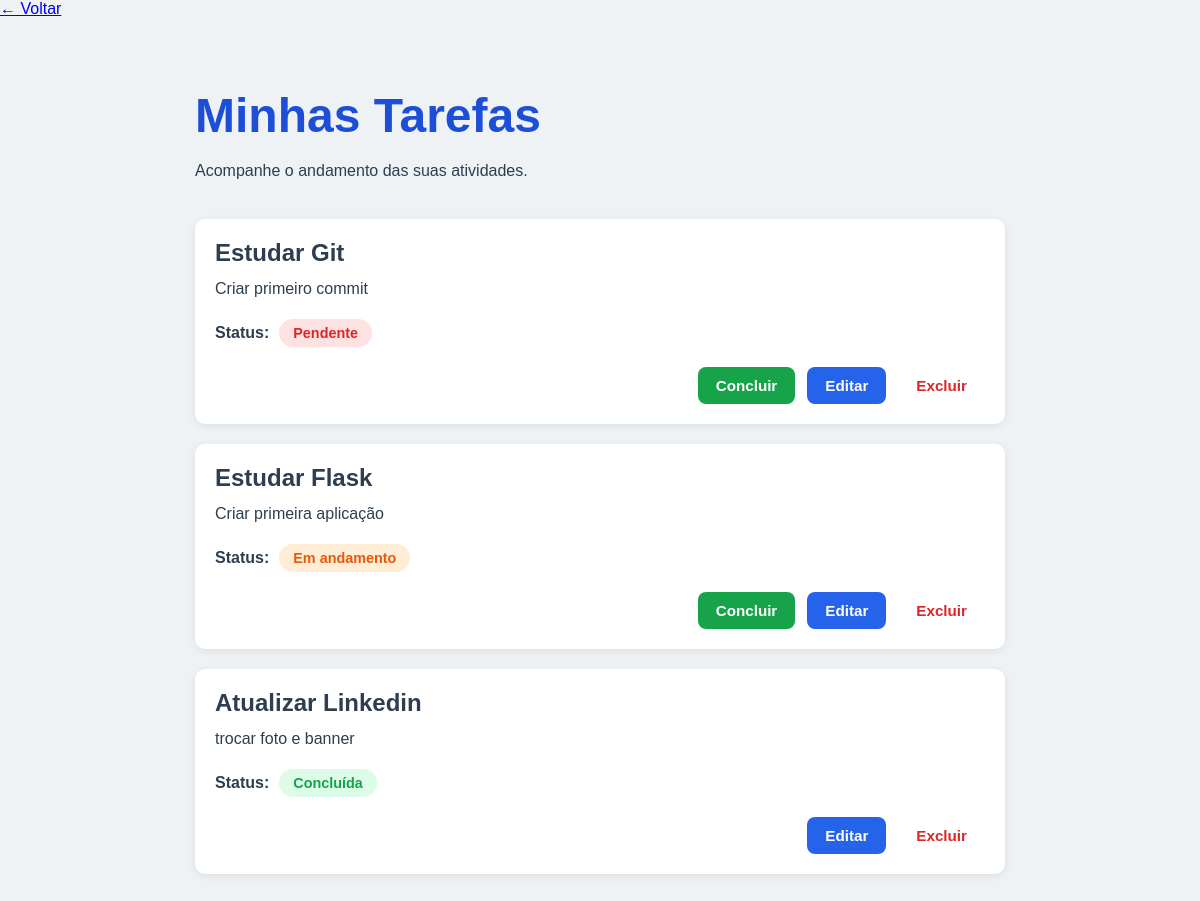
Screenshot of /tarefas with the database file from the repository.
### tables this page shows
CREATE TABLE tarefas (

            id INTEGER PRIMARY KEY AUTOINCREMENT,

            titulo TEXT NOT NULL,

            descricao TEXT NOT NULL,

            status TEXT NOT NULL

        );

### src/app.py (the view)
@app.route("/tarefas")
def exibir_tarefas():
    tarefas = listar_tarefas()
    return render_template(
        "tarefas.html",
        tarefas=tarefas
    )

### src/database.py (called while the page is built)
def listar_tarefas():
    conexao = sqlite3.connect("taskflow.db")
    conexao.row_factory = sqlite3.Row
    cursor = conexao.cursor()
    cursor.execute("SELECT * FROM tarefas")
    tarefas = cursor.fetchall()
    conexao.close()
    return tarefas

### src/templates/tarefas.html (shortened to what this page needs)
<!DOCTYPE html>
<html lang="pt-BR">
<head>
    <link rel="stylesheet" href="../static/css/style.css">
</head>
<body>
    <a href="/" class="back-link">← Voltar</a>
    <main>
        <section class="tasks-container">
            <h1>Minhas Tarefas</h1>
            <p>
                Acompanhe o andamento das suas atividades.
            </p>
            {% if tarefas %}
                {% for tarefa in tarefas %}
                    <div class="task-card">
                        <h2>{{ tarefa.titulo }}</h2>
                        <p>{{ tarefa.descricao }}</p>
                        <div class="task-status">
                            <span class="status-label">Status:</span>
                            <span class="status {{ tarefa.status }}">
                                {% if tarefa.status == "pendente" %}
                                    Pendente
                                {% elif tarefa.status == "em_andamento" %}
                                    Em andamento
                                {% elif tarefa.status == "concluida" %}
                                    Concluída
                                {% endif %}
                            </span>
                        </div>
                        <div class="task-actions">
                            {% if tarefa.status != "concluida" %}
                                <a href="{{ url_for('concluir', id=tarefa.id) }}"
                                   class="complete-button">
                                    Concluir
                                </a>
                            {% endif %}
                            <a href="{{ url_for('atualizar_tarefa', id=tarefa.id) }}"
                               class="edit-button">
                                Editar
                            </a>
                            <a href="{{ url_for('remover_tarefa', id=tarefa.id) }}"
                               class="delete-button">
                                Excluir
                            </a>
                        </div>
                    </div>
                {% endfor %}
            {% else %}
                <p class="empty-message">
                    Nenhuma tarefa cadastrada.
                </p>
            {% endif %}
        </section>
    </main>
</body>
</html>

### src/static/css/style.css (style rules this page uses)
* { margin: 0; padding: 0; box-sizing: border-box; }
body { font-family: Arial, Helvetica, sans-serif; background-color: #eef2f5; color: #2c3e50; }
main { display: flex; justify-content: center; padding: 50px 20px; }
.tasks-container { width: 100%; max-width: 850px; padding: 20px; }
.hero h1, .form-container h1, .tasks-container h1 { font-size: 3rem; color: #1d4ed8; margin-bottom: 15px; }
.tasks-container > p { font-size: 1rem; line-height: 1.6; margin-bottom: 35px; }
.edit-button, .delete-button, .complete-button { display: inline-block; padding: 10px 18px; text-decoration: none; text-align: center; font-weight: bold; border-radius: 8px; transition: 0.3s; }
.edit-button { background-color: #2563eb; color: white; }
.delete-button { background-color: white; color: #dc2626; border: 2px solid #dc2626; }
.complete-button { background-color: #16a34a; color: white; }
.task-card { background-color: white; border-radius: 10px; padding: 20px; margin-bottom: 20px; box-shadow: 0 2px 8px rgba(0, 0, 0, 0.08); transition: 0.3s; }
.task-card h2 { font-size: 1.5rem; margin-bottom: 10px; }
.task-card p { margin-bottom: 12px; line-height: 1.5; }
.task-status { display: flex; align-items: center; gap: 10px; margin: 18px 0; }
.status-label { font-weight: bold; }
.status { display: inline-block; padding: 6px 14px; border-radius: 999px; font-size: 0.9rem; font-weight: bold; }
.status.pendente { background-color: #fee2e2; color: #dc2626; }
.status.em_andamento { background-color: #ffedd5; color: #ea580c; }
.status.concluida { background-color: #dcfce7; color: #16a34a; }
.task-actions { display: flex; justify-content: flex-end; gap: 12px; margin-top: 20px; }
.task-actions a, .task-actions button { padding: 10px 18px; border: none; border-radius: 8px; cursor: pointer; font-size: 0.95rem; font-weight: bold; transition: 0.3s; }

### rows the page displays
tarefas: titulo "Estudar Git", descricao "Criar primeiro commit", status "Pendente"
tarefas: titulo "Estudar Flask", descricao "Criar primeira aplicação", status "Em andamento"
tarefas: titulo "Atualizar Linkedin", descricao "trocar foto e banner", status "Concluída"
